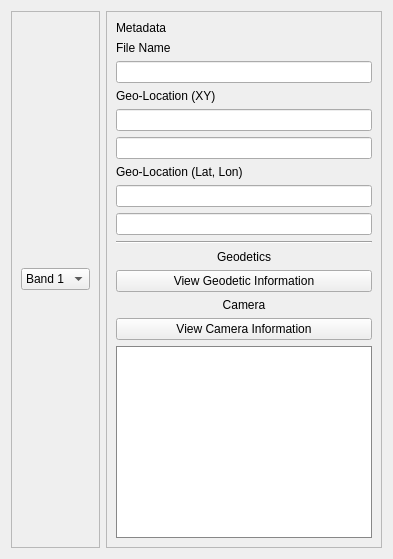
      <widget class="QWidget" name="Main">
       <attribute name="title">
        <string>Image</string>
       </attribute>
       <layout class="QHBoxLayout" name="horizontalLayout_2">
        <item>
         <widget class="QFrame" name="imageFrame">
          <property name="frameShape">
           <enum>QFrame::StyledPanel</enum>
          </property>
          <property name="frameShadow">
           <enum>QFrame::Raised</enum>
          </property>
          <layout class="QVBoxLayout" name="verticalLayout_2">
           <item>
            <layout class="QVBoxLayout" name="graphicsView"/>
           </item>
           <item>
            <widget class="QComboBox" name="bandSelectBox">
             <property name="palette">
              <palette>
               <active>
                <colorrole role="Text">
                 <brush brushstyle="SolidPattern">
                  <color alpha="255">
                   <red>0</red>
                   <green>0</green>
                   <blue>0</blue>
                  </color>
                 </brush>
                </colorrole>
                <colorrole role="AlternateBase">
                 <brush brushstyle="SolidPattern">
                  <color alpha="255">
                   <red>51</red>
                   <green>129</green>
                   <blue>255</blue>
                  </color>
                 </brush>
                </colorrole>
               </active>
               <inactive>
                <colorrole role="Text">
                 <brush brushstyle="SolidPattern">
                  <color alpha="255">
                   <red>0</red>
                   <green>0</green>
                   <blue>0</blue>
                  </color>
                 </brush>
                </colorrole>
                <colorrole role="AlternateBase">
                 <brush brushstyle="SolidPattern">
                  <color alpha="255">
                   <red>51</red>
                   <green>129</green>
                   <blue>255</blue>
                  </color>
                 </brush>
                </colorrole>
               </inactive>
               <disabled>
                <colorrole role="Text">
                 <brush brushstyle="SolidPattern">
                  <color alpha="255">
                   <red>21</red>
                   <green>35</green>
                   <blue>67</blue>
                  </color>
                 </brush>
                </colorrole>
                <colorrole role="AlternateBase">
                 <brush brushstyle="SolidPattern">
                  <color alpha="255">
                   <red>51</red>
                   <green>129</green>
                   <blue>255</blue>
                  </color>
                 </brush>
                </colorrole>
               </disabled>
              </palette>
             </property>
             <item>
              <property name="text">
               <string>Band 1</string>
              </property>
             </item>
            </widget>
           </item>
          </layout>
         </widget>
        </item>
        <item>
         <widget class="QFrame" name="infoFrame">
          <property name="palette">
           <palette>
            <active>
             <colorrole role="AlternateBase">
              <brush brushstyle="SolidPattern">
               <color alpha="255">
                <red>42</red>
                <green>75</green>
                <blue>222</blue>
               </color>
              </brush>
             </colorrole>
            </active>
            <inactive>
             <colorrole role="AlternateBase">
              <brush brushstyle="SolidPattern">
               <color alpha="255">
                <red>42</red>
                <green>75</green>
                <blue>222</blue>
               </color>
              </brush>
             </colorrole>
            </inactive>
            <disabled>
             <colorrole role="AlternateBase">
              <brush brushstyle="SolidPattern">
               <color alpha="255">
                <red>42</red>
                <green>75</green>
                <blue>222</blue>
               </color>
              </brush>
             </colorrole>
            </disabled>
           </palette>
          </property>
          <property name="layoutDirection">
           <enum>Qt::RightToLeft</enum>
          </property>
          <property name="frameShape">
           <enum>QFrame::StyledPanel</enum>
          </property>
          <property name="frameShadow">
           <enum>QFrame::Raised</enum>
          </property>
          <layout class="QVBoxLayout" name="verticalLayout">
           <item>
            <widget class="QLabel" name="label_5">
             <property name="text">
              <string>Metadata</string>
             </property>
            </widget>
           </item>
           <item>
            <widget class="QLabel" name="label_2">
             <property name="text">
              <string>File Name</string>
             </property>
            </widget>
           </item>
           <item>
            <widget class="QLineEdit" name="filePathText">
             <property name="font">
              <font>
               <family>Courier New</family>
              </font>
             </property>
            </widget>
           </item>
           <item>
            <widget class="QLabel" name="label_3">
             <property name="text">
              <string>Geo-Location (XY)</string>
             </property>
            </widget>
           </item>
           <item>
            <widget class="QLineEdit" name="fileGeoLocationX">
             <property name="font">
              <font>
               <family>Courier New</family>
              </font>
             </property>
             <property name="readOnly">
              <bool>false</bool>
             </property>
            </widget>
           </item>
           <item>
            <widget class="QLineEdit" name="fileGeoLocationY">
             <property name="font">
              <font>
               <family>Courier New</family>
              </font>
             </property>
             <property name="readOnly">
              <bool>false</bool>
             </property>
            </widget>
           </item>
           <item>
            <widget class="QLabel" name="label_4">
             <property name="text">
              <string>Geo-Location (Lat, Lon)</string>
             </property>
             <property name="alignment">
              <set>Qt::AlignLeading|Qt::AlignLeft|Qt::AlignVCenter</set>
             </property>
            </widget>
           </item>
           <item>
            <widget class="QLineEdit" name="fileGeoLocationLat">
             <property name="font">
              <font>
               <family>Courier New</family>
              </font>
             </property>
            </widget>
           </item>
           <item>
            <widget class="QLineEdit" name="fileGeoLocationLon">
             <property name="font">
              <font>
               <family>Courier New</family>
              </font>
             </property>
            </widget>
           </item>
           <item>
            <widget class="Line" name="line">
             <property name="orientation">
              <enum>Qt::Horizontal</enum>
             </property>
            </widget>
           </item>
           <item>
            <widget class="QLabel" name="label_6">
             <property name="text">
              <string>Geodetics</string>
             </property>
             <property name="alignment">
              <set>Qt::AlignCenter</set>
             </property>
            </widget>
           </item>
           <item>
            <widget class="QPushButton" name="actionViewGeodetics">
             <property name="text">
              <string>View Geodetic Information</string>
             </property>
            </widget>
           </item>
           <item>
            <widget class="QLabel" name="label_7">
             <property name="text">
              <string>Camera</string>
             </property>
             <property name="alignment">
              <set>Qt::AlignCenter</set>
             </property>
            </widget>
           </item>
           <item>
            <widget class="QPushButton" name="actionViewCameraInfo">
             <property name="text">
              <string>View Camera Information</string>
             </property>
            </widget>
           </item>
           <item>
            <widget class="QTextEdit" name="logView">
             <property name="palette">
              <palette>
               <active>
                <colorrole role="WindowText">
                 <brush brushstyle="SolidPattern">
                  <color alpha="255">
                   <red>0</red>
                   <green>0</green>
                   <blue>0</blue>
                  </color>
                 </brush>
                </colorrole>
                <colorrole role="Button">
                 <brush brushstyle="SolidPattern">
                  <color alpha="255">
                   <red>175</red>
                   <green>175</green>
                   <blue>175</blue>
                  </color>
                 </brush>
                </colorrole>
                <colorrole role="Light">
                 <brush brushstyle="SolidPattern">
                  <color alpha="255">
                   <red>255</red>
                   <green>255</green>
                   <blue>255</blue>
                  </color>
                 </brush>
                </colorrole>
                <colorrole role="Midlight">
                 <brush brushstyle="SolidPattern">
                  <color alpha="255">
                   <red>215</red>
                   <green>215</green>
                   <blue>215</blue>
                  </color>
                 </brush>
                </colorrole>
                <colorrole role="Dark">
                 <brush brushstyle="SolidPattern">
                  <color alpha="255">
                   <red>87</red>
                   <green>87</green>
                   <blue>87</blue>
                  </color>
                 </brush>
                </colorrole>
                <colorrole role="Mid">
                 <brush brushstyle="SolidPattern">
                  <color alpha="255">
                   <red>117</red>
                   <green>117</green>
                   <blue>117</blue>
                  </color>
                 </brush>
                </colorrole>
                <colorrole role="Text">
                 <brush brushstyle="SolidPattern">
                  <color alpha="255">
                   <red>0</red>
                   <green>0</green>
                   <blue>0</blue>
                  </color>
                 </brush>
                </colorrole>
                <colorrole role="BrightText">
                 <brush brushstyle="SolidPattern">
                  <color alpha="255">
                   <red>255</red>
                   <green>255</green>
                   <blue>255</blue>
                  </color>
                 </brush>
                </colorrole>
                <colorrole role="ButtonText">
                 <brush brushstyle="SolidPattern">
                  <color alpha="255">
                   <red>0</red>
                   <green>0</green>
                   <blue>0</blue>
                  </color>
                 </brush>
                </colorrole>
                <colorrole role="Base">
                 <brush brushstyle="SolidPattern">
                  <color alpha="255">
                   <red>255</red>
                   <green>255</green>
                   <blue>255</blue>
                  </color>
                 </brush>
                </colorrole>
                <colorrole role="Window">
                 <brush brushstyle="SolidPattern">
                  <color alpha="255">
                   <red>175</red>
                   <green>175</green>
                   <blue>175</blue>
                  </color>
                 </brush>
                </colorrole>
                <colorrole role="Shadow">
                 <brush brushstyle="SolidPattern">
                  <color alpha="255">
                   <red>0</red>
                   <green>0</green>
                   <blue>0</blue>
                  </color>
                 </brush>
                </colorrole>
                <colorrole role="AlternateBase">
                 <brush brushstyle="SolidPattern">
                  <color alpha="255">
                   <red>215</red>
                   <green>215</green>
                   <blue>215</blue>
                  </color>
                 </brush>
                </colorrole>
                <colorrole role="ToolTipBase">
                 <brush brushstyle="SolidPattern">
                  <color alpha="255">
                   <red>255</red>
                   <green>255</green>
                   <blue>220</blue>
                  </color>
                 </brush>
                </colorrole>
                <colorrole role="ToolTipText">
                 <brush brushstyle="SolidPattern">
                  <color alpha="255">
                   <red>0</red>
                   <green>0</green>
                   <blue>0</blue>
                  </color>
                 </brush>
                </colorrole>
               </active>
               <inactive>
                <colorrole role="WindowText">
                 <brush brushstyle="SolidPattern">
                  <color alpha="255">
                   <red>0</red>
                   <green>0</green>
                   <blue>0</blue>
                  </color>
                 </brush>
                </colorrole>
                <colorrole role="Button">
                 <brush brushstyle="SolidPattern">
                  <color alpha="255">
                   <red>175</red>
                   <green>175</green>
                   <blue>175</blue>
                  </color>
                 </brush>
                </colorrole>
                <colorrole role="Light">
                 <brush brushstyle="SolidPattern">
                  <color alpha="255">
                   <red>255</red>
                   <green>255</green>
                   <blue>255</blue>
                  </color>
                 </brush>
                </colorrole>
                <colorrole role="Midlight">
                 <brush brushstyle="SolidPattern">
                  <color alpha="255">
                   <red>215</red>
                   <green>215</green>
                   <blue>215</blue>
                  </color>
                 </brush>
                </colorrole>
                <colorrole role="Dark">
                 <brush brushstyle="SolidPattern">
                  <color alpha="255">
                   <red>87</red>
                   <green>87</green>
                   <blue>87</blue>
                  </color>
                 </brush>
                </colorrole>
                <colorrole role="Mid">
                 <brush brushstyle="SolidPattern">
                  <color alpha="255">
                   <red>117</red>
                   <green>117</green>
                   <blue>117</blue>
                  </color>
                 </brush>
                </colorrole>
                <colorrole role="Text">
                 <brush brushstyle="SolidPattern">
                  <color alpha="255">
                   <red>0</red>
                   <green>0</green>
                   <blue>0</blue>
                  </color>
                 </brush>
                </colorrole>
                <colorrole role="BrightText">
                 <brush brushstyle="SolidPattern">
                  <color alpha="255">
                   <red>255</red>
                   <green>255</green>
                   <blue>255</blue>
                  </color>
                 </brush>
                </colorrole>
                <colorrole role="ButtonText">
                 <brush brushstyle="SolidPattern">
                  <color alpha="255">
                   <red>0</red>
                   <green>0</green>
                   <blue>0</blue>
                  </color>
                 </brush>
                </colorrole>
                <colorrole role="Base">
                 <brush brushstyle="SolidPattern">
                  <color alpha="255">
                   <red>255</red>
                   <green>255</green>
                   <blue>255</blue>
                  </color>
                 </brush>
                </colorrole>
                <colorrole role="Window">
                 <brush brushstyle="SolidPattern">
                  <color alpha="255">
                   <red>175</red>
                   <green>175</green>
                   <blue>175</blue>
                  </color>
                 </brush>
                </colorrole>
                <colorrole role="Shadow">
                 <brush brushstyle="SolidPattern">
                  <color alpha="255">
                   <red>0</red>
                   <green>0</green>
                   <blue>0</blue>
                  </color>
                 </brush>
                </colorrole>
                <colorrole role="AlternateBase">
                 <brush brushstyle="SolidPattern">
                  <color alpha="255">
                   <red>215</red>
                   <green>215</green>
                   <blue>215</blue>
                  </color>
                 </brush>
                </colorrole>
                <colorrole role="ToolTipBase">
                 <brush brushstyle="SolidPattern">
                  <color alpha="255">
                   <red>255</red>
                   <green>255</green>
                   <blue>220</blue>
                  </color>
                 </brush>
                </colorrole>
                <colorrole role="ToolTipText">
                 <brush brushstyle="SolidPattern">
                  <color alpha="255">
                   <red>0</red>
                   <green>0</green>
                   <blue>0</blue>
                  </color>
                 </brush>
                </colorrole>
               </inactive>
               <disabled>
                <colorrole role="WindowText">
                 <brush brushstyle="SolidPattern">
                  <color alpha="255">
                   <red>87</red>
                   <green>87</green>
                   <blue>87</blue>
                  </color>
                 </brush>
                </colorrole>
                <colorrole role="Button">
                 <brush brushstyle="SolidPattern">
                  <color alpha="255">
                   <red>175</red>
                   <green>175</green>
                   <blue>175</blue>
                  </color>
                 </brush>
                </colorrole>
                <colorrole role="Light">
                 <brush brushstyle="SolidPattern">
                  <color alpha="255">
                   <red>255</red>
                   <green>255</green>
                   <blue>255</blue>
                  </color>
                 </brush>
                </colorrole>
                <colorrole role="Midlight">
                 <brush brushstyle="SolidPattern">
                  <color alpha="255">
                   <red>215</red>
                   <green>215</green>
                   <blue>215</blue>
                  </color>
                 </brush>
                </colorrole>
                <colorrole role="Dark">
                 <brush brushstyle="SolidPattern">
                  <color alpha="255">
                   <red>87</red>
                   <green>87</green>
                   <blue>87</blue>
                  </color>
                 </brush>
                </colorrole>
                <colorrole role="Mid">
                 <brush brushstyle="SolidPattern">
                  <color alpha="255">
                   <red>117</red>
                   <green>117</green>
                   <blue>117</blue>
                  </color>
                 </brush>
                </colorrole>
                <colorrole role="Text">
                 <brush brushstyle="SolidPattern">
                  <color alpha="255">
                   <red>87</red>
                   <green>87</green>
                   <blue>87</blue>
                  </color>
                 </brush>
                </colorrole>
                <colorrole role="BrightText">
                 <brush brushstyle="SolidPattern">
                  <color alpha="255">
                   <red>255</red>
                   <green>255</green>
                   <blue>255</blue>
                  </color>
                 </brush>
                </colorrole>
                <colorrole role="ButtonText">
                 <brush brushstyle="SolidPattern">
                  <color alpha="255">
                   <red>87</red>
                   <green>87</green>
                   <blue>87</blue>
                  </color>
                 </brush>
                </colorrole>
                <colorrole role="Base">
                 <brush brushstyle="SolidPattern">
                  <color alpha="255">
                   <red>175</red>
                   <green>175</green>
                   <blue>175</blue>
                  </color>
                 </brush>
                </colorrole>
                <colorrole role="Window">
                 <brush brushstyle="SolidPattern">
                  <color alpha="255">
                   <red>175</red>
                   <green>175</green>
                   <blue>175</blue>
                  </color>
                 </brush>
                </colorrole>
                <colorrole role="Shadow">
                 <brush brushstyle="SolidPattern">
                  <color alpha="255">
                   <red>0</red>
                   <green>0</green>
                   <blue>0</blue>
                  </color>
                 </brush>
                </colorrole>
                <colorrole role="AlternateBase">
                 <brush brushstyle="SolidPattern">
                  <color alpha="255">
                   <red>175</red>
                   <green>175</green>
                   <blue>175</blue>
                  </color>
                 </brush>
                </colorrole>
                <colorrole role="ToolTipBase">
                 <brush brushstyle="SolidPattern">
                  <color alpha="255">
                   <red>255</red>
                   <green>255</green>
                   <blue>220</blue>
                  </color>
                 </brush>
                </colorrole>
                <colorrole role="ToolTipText">
                 <brush brushstyle="SolidPattern">
                  <color alpha="255">
                   <red>0</red>
                   <green>0</green>
                   <blue>0</blue>
                  </color>
                 </brush>
                </colorrole>
               </disabled>
              </palette>
             </property>
             <property name="font">
              <font>
               <family>Courier New</family>
              </font>
             </property>
            </widget>
           </item>
          </layout>
         </widget>
        </item>
       </layout>
      </widget>
